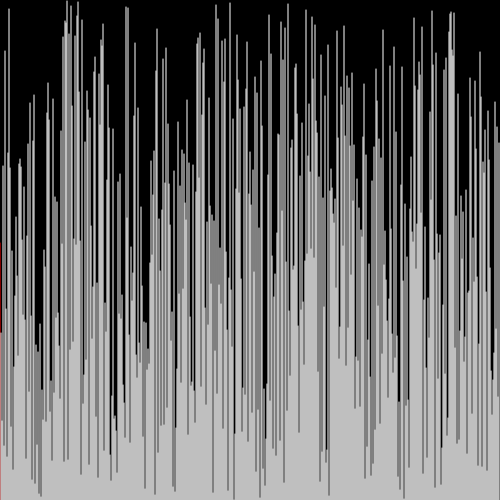
Frame 1 (no input)
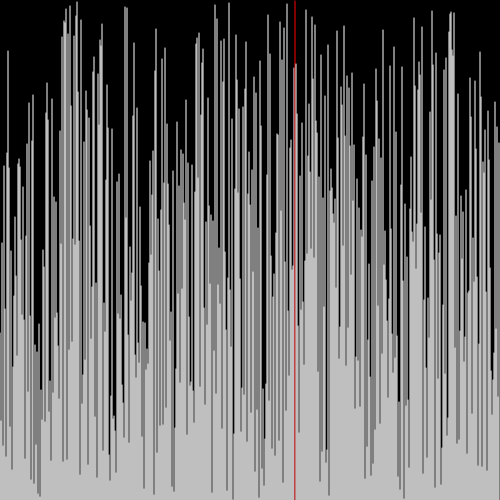
Frame 60 (no input)
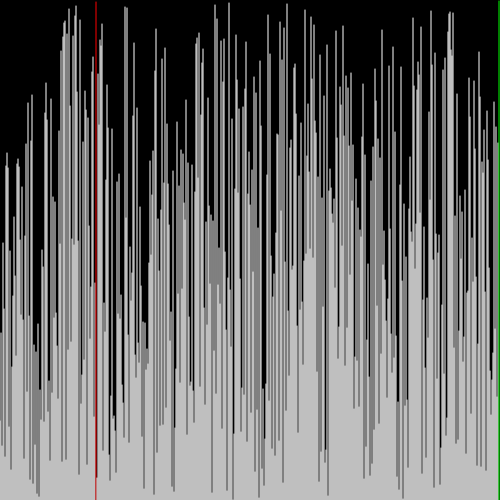
Frame 120 (the mouse pressed at the canvas centre since frame 60)

The p5.js sketch that drew these frames (run headless with seeded random() and noise() and a simulated clock; from frame 60 on, the mouse is pressed at the canvas centre):

// p5.js sketch
// ── sketch.js
const WIDTH = 500;
const HEIGHT = 500;
const TIMESTEP = 5;

let arr;
let outerLoop;
let innerLoop;
let comparisons;
let p;

function setup() {
	createCanvas(WIDTH, HEIGHT);
	outerLoop = 0;
	innerLoop = 0;
	comparisons = 0;
	p = createP(comparisons);
	arr = [];
	for (let i = 0; i < WIDTH; i++) {
		arr[i] = i;
	}
	shuffle(arr, true);
}

function step() {
	if (arr[innerLoop] > arr[innerLoop + 1]) {
		let temp = arr[innerLoop];
		arr[innerLoop] = arr[innerLoop + 1];
		arr[innerLoop + 1] = temp;
	}
	comparisons++;
}

function drawArr() {
	for (let l = 0; l < WIDTH; l++) {
		stroke(255);
		if (l == innerLoop) {
			stroke(255, 0, 0);
		}
		if (l > WIDTH - outerLoop - 1) {
			stroke(0, 255, 0);
		}
		line(l, HEIGHT, l, HEIGHT - arr[l]);
	}
}

function draw() {
	background(0);
	drawArr();
	if (outerLoop < WIDTH) {
		for (let i = 0; i < TIMESTEP; i++) {
			step();
			p.html(comparisons);
			innerLoop++;
			if (innerLoop >= WIDTH - outerLoop - 1) {
				innerLoop = 0;
				outerLoop++;
			}
		}
	} else {
		noLoop();
		console.log("Finished");
	}
}
